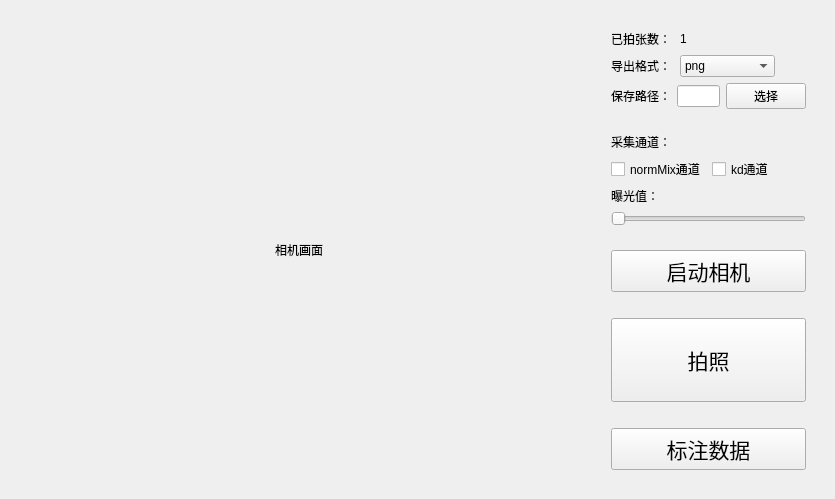
<?xml version="1.0" encoding="UTF-8"?>
<ui version="4.0">
 <class>Form</class>
 <widget class="QWidget" name="Form">
  <property name="geometry">
   <rect>
    <x>0</x>
    <y>0</y>
    <width>835</width>
    <height>499</height>
   </rect>
  </property>
  <property name="windowTitle">
   <string>Form</string>
  </property>
  <layout class="QHBoxLayout" name="horizontalLayout" stretch="5,2">
   <item>
    <widget class="QWidget" name="widget_1" native="true">
     <layout class="QVBoxLayout" name="verticalLayout_3">
      <item>
       <layout class="QHBoxLayout" name="horizontalLayout_2">
        <item>
         <widget class="QLabel" name="label_5">
          <property name="text">
           <string>相机画面</string>
          </property>
          <property name="alignment">
           <set>Qt::AlignCenter</set>
          </property>
         </widget>
        </item>
       </layout>
      </item>
     </layout>
    </widget>
   </item>
   <item>
    <widget class="QWidget" name="widget_2" native="true">
     <layout class="QVBoxLayout" name="verticalLayout" stretch="1,1,4">
      <item>
       <widget class="QWidget" name="widget_3" native="true">
        <layout class="QVBoxLayout" name="verticalLayout_2">
         <item>
          <layout class="QHBoxLayout" name="horizontalLayout_4" stretch="1,1,1">
           <item>
            <widget class="QLabel" name="label_1">
             <property name="text">
              <string>已拍张数：</string>
             </property>
            </widget>
           </item>
           <item>
            <widget class="QLabel" name="label_2">
             <property name="text">
              <string>1</string>
             </property>
            </widget>
           </item>
           <item>
            <spacer name="horizontalSpacer">
             <property name="orientation">
              <enum>Qt::Horizontal</enum>
             </property>
             <property name="sizeHint" stdset="0">
              <size>
               <width>40</width>
               <height>20</height>
              </size>
             </property>
            </spacer>
           </item>
          </layout>
         </item>
         <item>
          <layout class="QHBoxLayout" name="horizontalLayout_5" stretch="2,3,1">
           <item>
            <widget class="QLabel" name="label_4">
             <property name="text">
              <string>导出格式：</string>
             </property>
            </widget>
           </item>
           <item>
            <widget class="QComboBox" name="comboBox">
             <item>
              <property name="text">
               <string>png</string>
              </property>
             </item>
             <item>
              <property name="text">
               <string>jpg</string>
              </property>
             </item>
            </widget>
           </item>
           <item>
            <spacer name="horizontalSpacer_2">
             <property name="orientation">
              <enum>Qt::Horizontal</enum>
             </property>
             <property name="sizeHint" stdset="0">
              <size>
               <width>40</width>
               <height>20</height>
              </size>
             </property>
            </spacer>
           </item>
          </layout>
         </item>
         <item>
          <layout class="QHBoxLayout" name="horizontalLayout_3" stretch="2,3,1">
           <item>
            <widget class="QLabel" name="label_3">
             <property name="text">
              <string>保存路径：</string>
             </property>
            </widget>
           </item>
           <item>
            <widget class="QLineEdit" name="lineEdit"/>
           </item>
           <item>
            <widget class="QPushButton" name="pushButton">
             <property name="text">
              <string>选择</string>
             </property>
            </widget>
           </item>
          </layout>
         </item>
        </layout>
       </widget>
      </item>
      <item>
       <widget class="QWidget" name="widget_4" native="true">
        <layout class="QVBoxLayout" name="verticalLayout_4">
         <item>
          <widget class="QLabel" name="label_6">
           <property name="text">
            <string>采集通道：</string>
           </property>
          </widget>
         </item>
         <item>
          <layout class="QHBoxLayout" name="horizontalLayout_6">
           <item>
            <widget class="QCheckBox" name="normMixBox">
             <property name="text">
              <string>normMix通道</string>
             </property>
             <property name="tristate">
              <bool>false</bool>
             </property>
            </widget>
           </item>
           <item>
            <widget class="QCheckBox" name="kdBox">
             <property name="text">
              <string>kd通道</string>
             </property>
            </widget>
           </item>
          </layout>
         </item>
         <item>
          <widget class="QLabel" name="label_7">
           <property name="text">
            <string>曝光值：</string>
           </property>
          </widget>
         </item>
         <item>
          <widget class="QSlider" name="exposureSlider">
           <property name="orientation">
            <enum>Qt::Horizontal</enum>
           </property>
          </widget>
         </item>
        </layout>
       </widget>
      </item>
      <item>
       <widget class="QWidget" name="widget_5" native="true">
        <layout class="QVBoxLayout" name="verticalLayout_6" stretch="2,1,4,1,2">
         <item>
          <widget class="QToolButton" name="startButton">
           <property name="sizePolicy">
            <sizepolicy hsizetype="Expanding" vsizetype="Expanding">
             <horstretch>0</horstretch>
             <verstretch>0</verstretch>
            </sizepolicy>
           </property>
           <property name="font">
            <font>
             <family>Adobe 黑体 Std R</family>
             <pointsize>16</pointsize>
            </font>
           </property>
           <property name="text">
            <string>启动相机</string>
           </property>
          </widget>
         </item>
         <item>
          <spacer name="verticalSpacer">
           <property name="orientation">
            <enum>Qt::Vertical</enum>
           </property>
           <property name="sizeHint" stdset="0">
            <size>
             <width>20</width>
             <height>41</height>
            </size>
           </property>
          </spacer>
         </item>
         <item>
          <widget class="QToolButton" name="takepictureButton">
           <property name="sizePolicy">
            <sizepolicy hsizetype="Expanding" vsizetype="Expanding">
             <horstretch>0</horstretch>
             <verstretch>0</verstretch>
            </sizepolicy>
           </property>
           <property name="font">
            <font>
             <family>Adobe 黑体 Std R</family>
             <pointsize>16</pointsize>
            </font>
           </property>
           <property name="text">
            <string>拍照</string>
           </property>
          </widget>
         </item>
         <item>
          <spacer name="verticalSpacer_2">
           <property name="orientation">
            <enum>Qt::Vertical</enum>
           </property>
           <property name="sizeHint" stdset="0">
            <size>
             <width>20</width>
             <height>41</height>
            </size>
           </property>
          </spacer>
         </item>
         <item>
          <widget class="QToolButton" name="labelButton">
           <property name="sizePolicy">
            <sizepolicy hsizetype="Expanding" vsizetype="Expanding">
             <horstretch>0</horstretch>
             <verstretch>0</verstretch>
            </sizepolicy>
           </property>
           <property name="font">
            <font>
             <family>Adobe 黑体 Std R</family>
             <pointsize>16</pointsize>
            </font>
           </property>
           <property name="text">
            <string>标注数据</string>
           </property>
          </widget>
         </item>
        </layout>
       </widget>
      </item>
     </layout>
    </widget>
   </item>
  </layout>
 </widget>
 <resources/>
 <connections/>
</ui>
